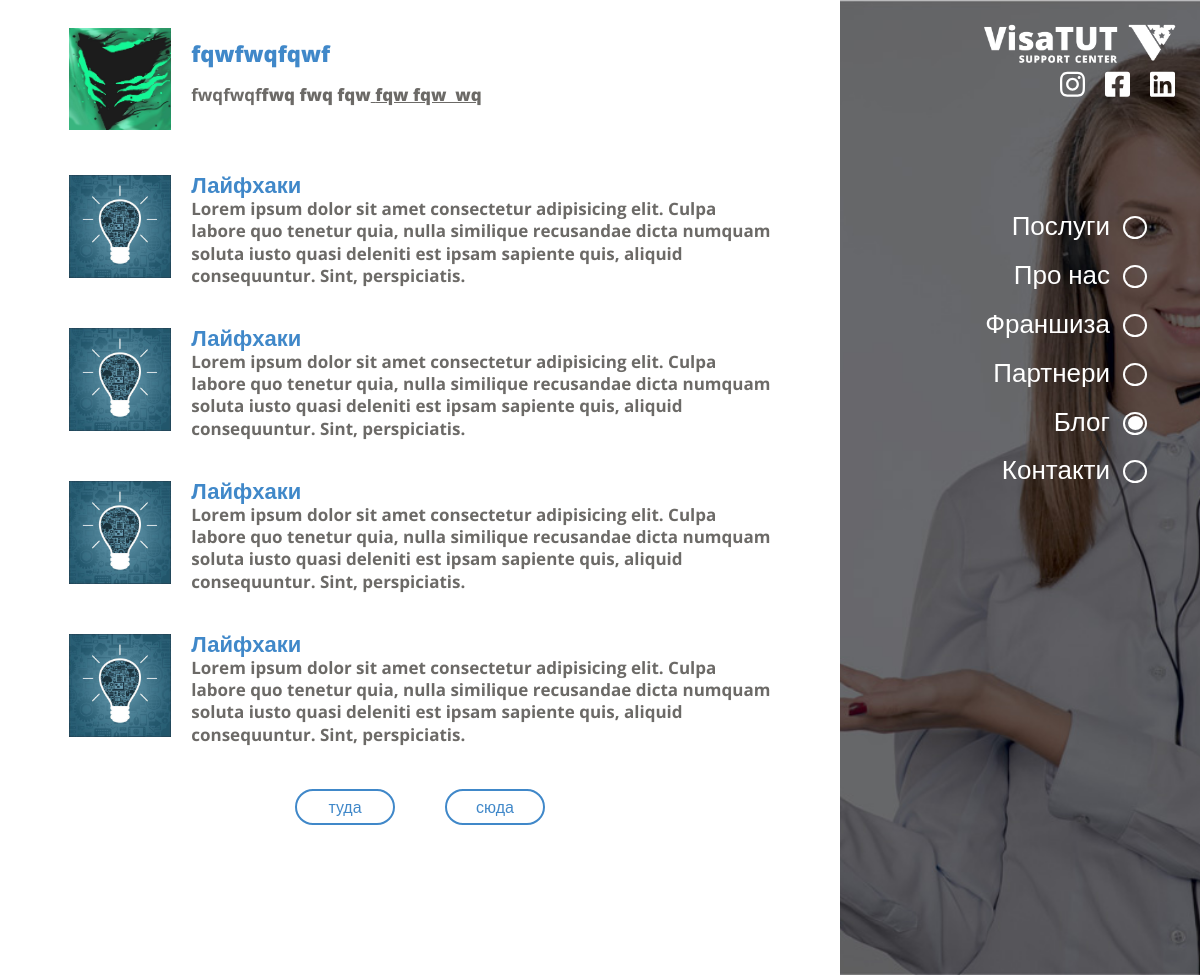
Before: /blog/ with the older database file.
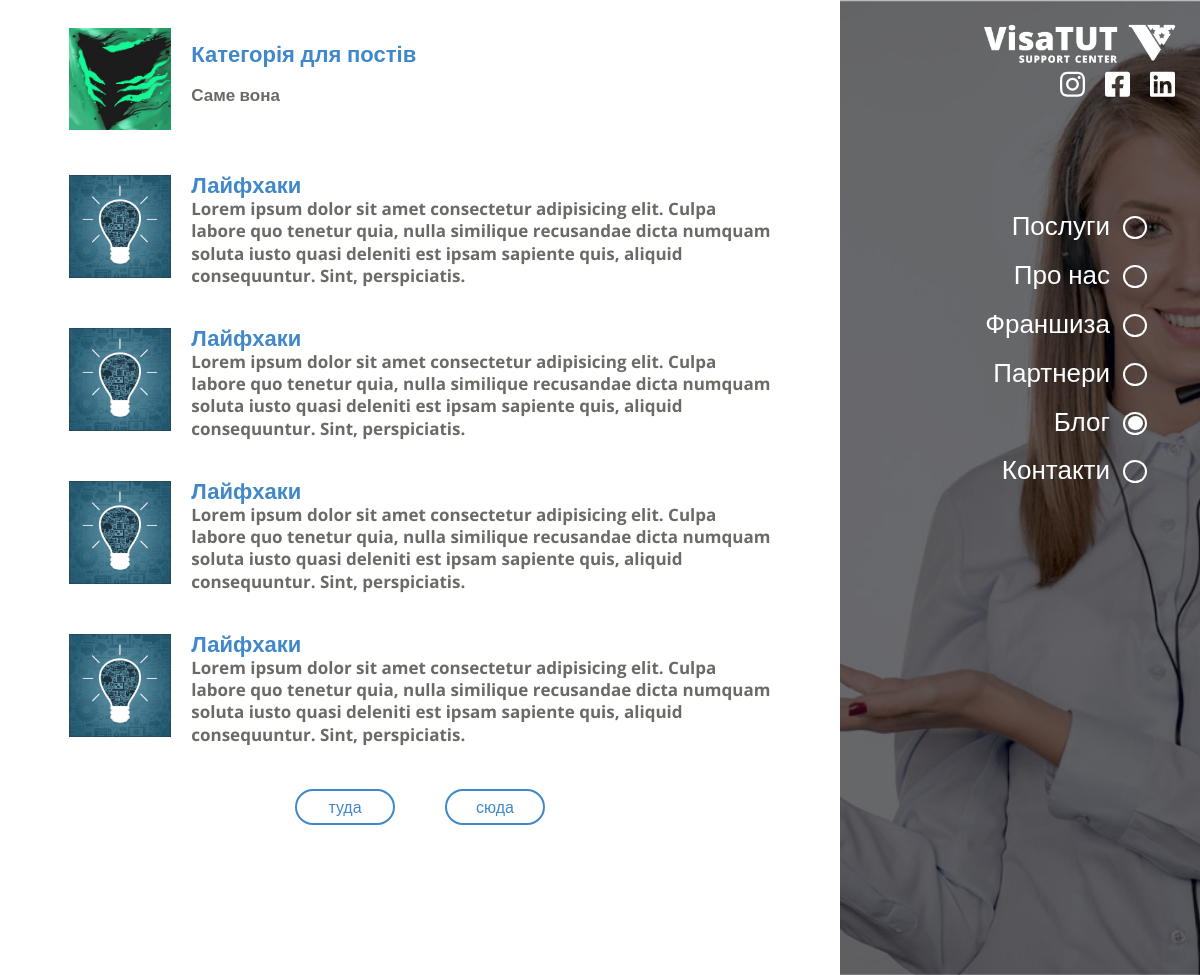
After: the same page with the newer database file.
### project/blog/models.py (models this page shows, shortened)
class Post(models.Model):
    title           = models.CharField(max_length=150, blank=True, null=True)
    image           = models.ImageField(blank=True, null=True)
    slug            = models.SlugField(unique=True)
    text            = HTMLField(blank=True, null=True)
    post_category   = models.ForeignKey(to='PostCategory', blank=True, null=True, on_delete=models.CASCADE, related_name='post_categories')
    class Meta:
        verbose_name = 'Пост'
        verbose_name_plural = 'Пости'

### project/views.py (the view)
# urls.py: path('blog/',              blog,              name='blog'),
def blog(request):
    posts               = Post.objects.all()
    return render(request, 'blog.html', locals())

### templates/blog.html (shortened to what the changed rows need)
<!DOCTYPE html>
<html lang="en">
<head>
	<link rel="stylesheet" href="/static/css/style.css">
</head>
<body class="services_fixed blog_fixed">
		<section id="sect2" class="sect_name section sect2 services2">
			<div class="default-block">
				<div class="default-content">
					<div class="blog-block normalScroll">
						{% for item in posts %}
						<a href="{% url 'post' id=item.id %}" class="a_link_blog">
							<div class="blog-prof">
								<div class="blog-img">
									<img src="{{ item.image.url }}" alt="">
								</div>
								<div class="blog-text">
									<div class="blog__title">
										{{ item.title }}
									</div>
									{{ item.text|safe }}
								</div>
							</div>
						</a>
						{% endfor %}
					</div>
				</div>
			</div>
		</section>
</body>
</html>

Changed rows visible on the page:
changed Post: title "fqwfwqfqwf" → "Категорія для постів"; text "fwqfwqf fwq fwq fqw fqw fqw wq" → "Саме вона"
